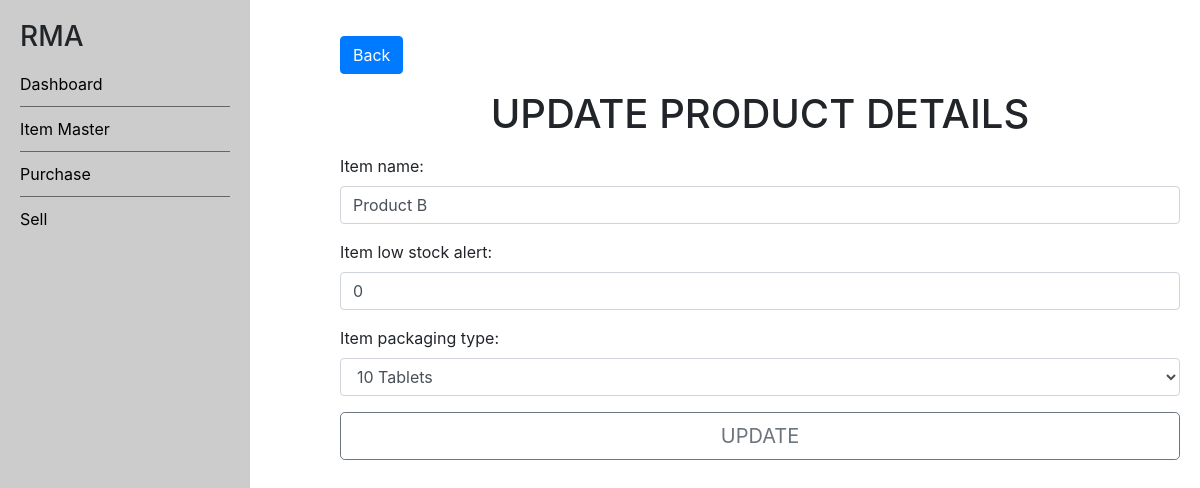
Screenshot of /app/item-master/item-detail/3/update with the database file from the repository.
### app/models.py (models this page shows, shortened)
class Item(models.Model):
    item_pk = models.AutoField(primary_key=True)
    item_name = models.CharField(max_length = 180)
    item_low_stock_alert = models.IntegerField(default=0)
    item_packaging_type =  models.CharField(max_length=7, choices=packging_types)
    hsncodes = models.ManyToManyField(HSNCode, blank=True, related_name='item', related_query_name='item')

### app/views.py (the view, shortened to what this page needs)
# urls.py: path('item-master/item-detail/<int:item_pk>/update', UpdateItem.as_view(), name='update-item'),
class UpdateItem(View):
    def get(self, request, item_pk, *args, **kwargs):
        product_form = ItemForm(instance=Item.objects.filter(item_pk = item_pk).first())
        context = {
            'item_pk': item_pk,
            'product_form': product_form,
        }
        return render(request, 'app/update_item.html', context = context)

### app/forms.py
class ItemForm(forms.ModelForm):
    def __init__(self, *args, **kwargs):
        super().__init__(*args, **kwargs)
        self.fields['item_name'].widget.attrs.update({'class': 'textinput form-control setprice item_name', 'required': 'true'})
        self.fields['item_low_stock_alert'].widget.attrs.update({'class': 'textinput form-control setprice item_low_stock_alert', 'required': 'true'})
        self.fields['item_packaging_type'].widget.attrs.update({'class': 'form-select form-control setprice item_packaging_type', 'required': 'true'})
    class Meta:
        model = Item
        fields = ['item_name', 'item_low_stock_alert', 'item_packaging_type']

### app/templates/app/update_item.html (shortened to what this page needs)
{% extends 'app/base.html' %}
{% block content %}
  <div class="row mt-3">
    <div class="col-md-7 col-sm-12 ">
        <a href="{% url 'item-details' item_pk %}" class="btn btn-primary">Back</a>
    </div>
  </div>
  <h1 class="d-flex justify-content-center m-3">UPDATE PRODUCT DETAILS</h1>
  <form method="post">
    {{ product_form.as_p }}
    <button type="submit" class="btn btn-outline-secondary btn-lg btn-block">UPDATE</button>
  </form>
{% endblock %}

### rows the page displays
Item: item_name "Product B", item_low_stock_alert "0", item_packaging_type "10 Tablets"
